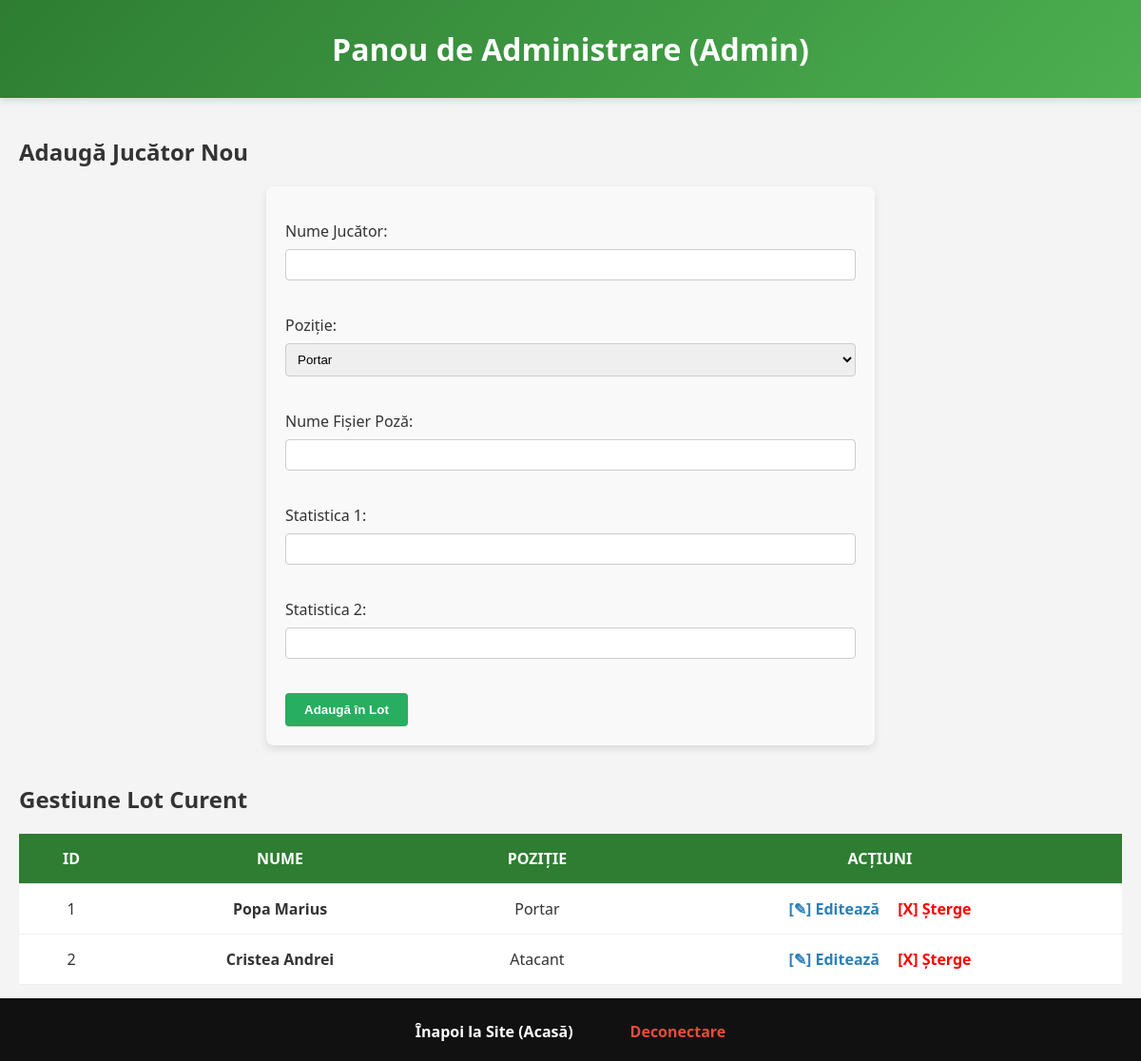
/administrare.php (signed in), run on the app's committed database.
### tables this page shows
CREATE TABLE `jucatori` (
  `id` int(11) NOT NULL,
  `nume_jucator` varchar(100) NOT NULL,
  `pozitie` varchar(50) NOT NULL,
  `poza` varchar(255) NOT NULL,
  `statistica1` varchar(100) NOT NULL,
  `statistica2` varchar(100) NOT NULL
);

### administrare.php (the view, shortened to what this page needs)
<?php
require_once 'conexiune.php';
$jucator_de_editat = null;
$sql_jucatori = "SELECT * FROM jucatori";
$rezultat_jucatori = mysqli_query($conn, $sql_jucatori);
?>
<!DOCTYPE html>
<html lang="ro">
<head>
    <link rel="stylesheet" href="stil.css">
</head>
<body>
    <header>
        <h1>Panou de Administrare (Admin)</h1>
    </header>
    <nav>
        <ul class="menu-principal">
            <li><a href="index.php">Înapoi la Site (Acasă)</a></li>
            <li><a href="logout.php" style="color: #e74c3c;">Deconectare</a></li>
        </ul>
    </nav>
    <main>
        <section>
            <h2><?php echo $jucator_de_editat ? "Editează Jucător: " . $jucator_de_editat['nume_jucator'] : "Adaugă Jucător Nou"; ?></h2>
            <form action="administrare.php" method="POST" style="background: #f9f9f9; padding: 20px; border-radius: 8px;">
                <p>
                    <label>Nume Jucător:</label><br>
                    <input type="text" name="nume_jucator" required style="width: 100%; padding: 8px;"
                           value="<?php echo $jucator_de_editat ? $jucator_de_editat['nume_jucator'] : ''; ?>">
                </p>
                <p>
                    <label>Poziție:</label><br>
                    <select name="pozitie" required style="width: 100%; padding: 8px;">
                        <option value="Portar" <?php echo ($jucator_de_editat && $jucator_de_editat['pozitie'] == 'Portar') ? 'selected' : ''; ?>>Portar</option>
                    </select>
                </p>
                <p>
                    <label>Nume Fișier Poză:</label><br>
                    <input type="text" name="poza" required style="width: 100%; padding: 8px;"
                           value="<?php echo $jucator_de_editat ? $jucator_de_editat['poza'] : ''; ?>">
                </p>
                <p>
                    <label>Statistica 1:</label><br>
                    <input type="text" name="statistica1" required style="width: 100%; padding: 8px;"
                           value="<?php echo $jucator_de_editat ? $jucator_de_editat['statistica1'] : ''; ?>">
                </p>
                <p>
                    <label>Statistica 2:</label><br>
                    <input type="text" name="statistica2" required style="width: 100%; padding: 8px;"
                           value="<?php echo $jucator_de_editat ? $jucator_de_editat['statistica2'] : ''; ?>">
                </p>
                <?php if ($jucator_de_editat): ?>
                    <button type="submit" name="btn_salveaza_modificari" style="background: #2980b9; color: white; padding: 10px 20px; border: none; cursor: pointer;">
                        Salvează Modificări
                    </button>
                    <a href="administrare.php" style="margin-left: 15px; color: #555;">Anulează</a>
                <?php else: ?>
                    <button type="submit" name="btn_adauga_jucator" style="background: #27ae60; color: white; padding: 10px 20px; border: none; cursor: pointer;">
                        Adaugă în Lot
                    </button>
                <?php endif; ?>
            </form>
        </section>
        <section style="margin-top: 40px;">
            <h2>Gestiune Lot Curent</h2>
            <table id="tabel-jucatori" style="width: 100%; border-collapse: collapse;">
                <thead>
                    <tr style="background: #333; color: white;">
                        <th>ID</th>
                        <th>Nume</th>
                        <th>Poziție</th>
                        <th>Acțiuni</th>
                    </tr>
                </thead>
                <tbody>
                    <?php
                    if (mysqli_num_rows($rezultat_jucatori) > 0) {
                        while($jucator = mysqli_fetch_assoc($rezultat_jucatori)) {
                            echo "<tr style='border-bottom: 1px solid #ccc; text-align: center;'>";
                            echo "<td style='padding: 10px;'>" . $jucator['id'] . "</td>";
                            echo "<td><strong>" . $jucator['nume_jucator'] . "</strong></td>";
                            echo "<td>" . $jucator['pozitie'] . "</td>";
                            echo "<td>
                                    <a href='administrare.php?editeaza=" . $jucator['id'] . "' style='color: #2980b9; text-decoration: none; font-weight: bold; margin-right: 15px;'>
                                        [✎] Editează
                                    </a>
                                    <a href='administrare.php?sterge=" . $jucator['id'] . "' style='color: red; text-decoration: none; font-weight: bold;' onclick='return confirm(\"Sigur vrei să ștergi acest jucător?\");'>
                                        [X] Șterge
                                    </a>
                                  </td>";
                            echo "</tr>";
                        }
                    } else {
                        echo "<tr><td colspan='4'>Nu există jucători în baza de date.</td></tr>";
                    }
                    ?>
                </tbody>
            </table>
        </section>
    </main>
</body>
</html>

### stil.css (style rules this page uses)
:root { --culoare-primara: #2E7D32; --culoare-secundara: #4CAF50; --culoare-accent: #FFC107; --text-deschis: #FFFFFF; --text-inchis: #333333; --fundal-gri: #f4f4f4; --timp-animatie-meniu: 2s; --font-principal: 'Segoe UI', Tahoma, Geneva, Verdana, sans-serif; }
html, body { margin: 0; padding: 0; min-height: 100vh; font-family: var(--font-principal); color: var(--text-inchis); background-color: var(--fundal-gri); display: flex; flex-direction: column; }
main { flex: 1; padding: 20px; padding-bottom: 80px; }
header { background: linear-gradient(135deg, var(--culoare-primara), var(--culoare-secundara)); color: var(--text-deschis); padding: 30px 20px; text-align: center; box-shadow: 0 4px 6px rgba(0,0,0,0.1); }
.logo, header h1 { display: inline-block; transition: transform 0.5s ease; margin: 0; cursor: pointer; }
nav { position: fixed; bottom: 0; left: 0; width: 100%; background-color: #111; z-index: 1000; }
.menu-principal { display: flex; justify-content: center; list-style: none; margin: 0; padding: 0; }
.menu-principal > li { position: relative; }
.menu-principal > li > a { display: block; padding: 20px 30px; color: var(--text-deschis); text-decoration: none; font-weight: bold; border-top: 4px solid transparent; transition: background-color var(--timp-animatie-meniu) ease, border-top var(--timp-animatie-meniu) ease; }
table { width: 100%; border-collapse: collapse; background-color: white; min-width: 600px; }
th, td { padding: 15px; text-align: center; border-bottom: 1px solid #eee; }
th { background-color: var(--culoare-primara); color: white; text-transform: uppercase; }
form { background-color: white; padding: 25px; border-radius: 8px; box-shadow: 0 4px 8px rgba(0,0,0,0.1); max-width: 600px; margin: 20px auto; }
input[type="text"], input[type="email"], input[type="password"], input[type="number"], input[type="date"], select, textarea { width: 100%; padding: 12px; margin: 8px 0 20px 0; border: 1px solid #ccc; border-radius: 4px; box-sizing: border-box; transition: border-color 0.3s, box-shadow 0.3s; }
button, input[type="submit"], input[type="reset"], input[type="button"] { background-color: var(--culoare-primara); color: white; padding: 12px 20px; border: none; border-radius: 4px; cursor: pointer; font-weight: bold; transition: background-color 0.3s; margin-right: 10px; }

### data on the page
jucatori: id "1", nume_jucator "Popa Marius", pozitie "Portar"
jucatori: id "2", nume_jucator "Cristea Andrei", pozitie "Atacant"
